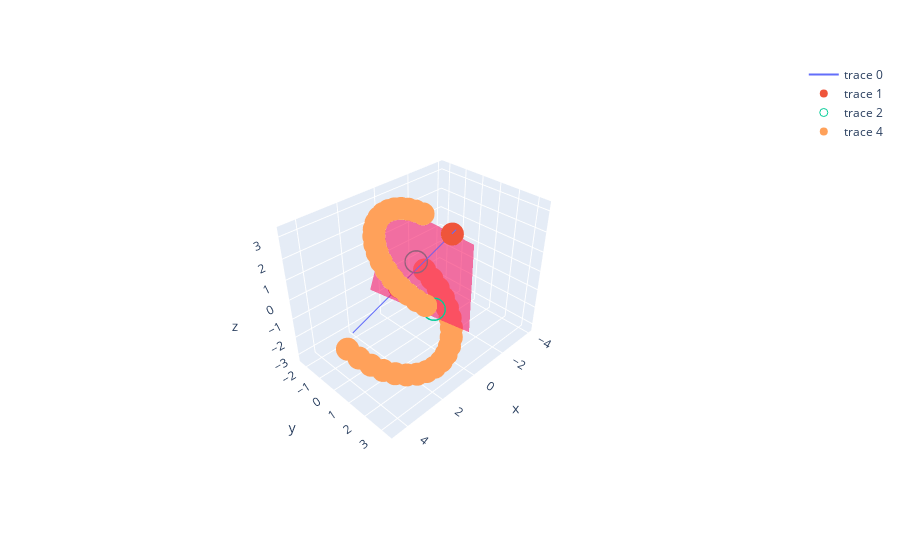

The notebook cell saved with this chart:
### Markdown cell above
#### Applying Rotation to Point Pair

### Code cell
E = translate(edual(n),x1)

ϕ = π/4
R = exp(-E * ϕ/10)

R*x1*inv(R) ≈ x1
R*x2*inv(R) ≈ x2


p_q = p ∧ q
rotated_pairs = []
for i in 1:20
    p_q = R* p_q *inv(R)
    Rp, Rq = extractpairpoints(p_q)
    push!(rotated_pairs,[Rp,Rq]...)
end

p5 = plotpoint(rotated_pairs)

p = plot([p2,p1, p3, p4,p5])

### Figure 1 — Plotly figure (JSON) as saved in the notebook; plotly's stock layout.template omitted (floating-point values rounded to 4 significant figures)
{"data": [{"mode": "lines", "type": "scatter3d", "x": [-0.06904, 2.069], "y": [2.138, -2.138], "z": [3.207, -3.207]}, {"mode": "markers", "type": "scatter3d", "x": [1, 0], "y": [0, 2], "z": [0, 3]}, {"marker": {"symbol": "circle-open"}, "mode": "markers", "type": "scatter3d", "x": [-2.0, 2], "y": [-2.0, 3.0], "z": [-1.0, 1]}, {"color": "rgba(244,22,100,0.6)", "type": "mesh3d", "x": [3.447, 0.3042, 0.5899, -3.982, -0.8387, -1.124], "y": [1.106, 3.392, -1.18, -0.03691, -2.323, 2.249], "z": [1.659, -0.9125, 2.23, -0.05536, 2.516, -0.6268]}, {"mode": "markers", "type": "scatter3d", "x": [-2.127, 2.273, -2.17, 2.501, -2.127, 2.678, -2.001, 2.8, -1.794, 2.863, -1.51, 2.866, -1.158, 2.809, -0.7463, 2.693, -0.2842, 2.522, 0.2167, 2.299, 0.7438, 2.031, 1.284, 1.722, 1.825, 1.382, 2.352, 1.018, 2.853, 0.6403, 3.316, 0.2569, 3.728, -0.1222, 4.08, -0.4878, 4.364, -0.8308, 4.571, -1.143], "y": [-1.564, 2.81, -1.104, 2.579, -0.631, 2.312, -0.1562, 2.017, 0.3082, 1.7, 0.7511, 1.37, 1.161, 1.033, 1.529, 0.7, 1.845, 0.3775, 2.101, 0.07381, 2.292, -0.2035, 2.412, -0.4478, 2.458, -0.6528, 2.43, -0.8136, 2.329, -0.9263, 2.155, -0.988, 1.915, -0.9972, 1.613, -0.9537, 1.258, -0.8587, 0.8571, -0.7143], "z": [-1.333, 1.218, -1.654, 1.448, -1.955, 1.685, -2.229, 1.922, -2.47, 2.154, -2.671, 2.376, -2.827, 2.581, -2.935, 2.764, -2.991, 2.922, -2.995, 3.051, -2.947, 3.146, -2.846, 3.206, -2.697, 3.229, -2.503, 3.215, -2.268, 3.164, -1.998, 3.078, -1.701, 2.957, -1.382, 2.807, -1.051, 2.629, -0.7143, 2.429]}], "layout": {"autosize": true, "margin": {"b": 50, "l": 50, "r": 50, "t": 60}, "scene": {"aspectmode": "auto", "aspectratio": {"x": 1.258, "y": 0.8402, "z": 0.9464}, "camera": {"center": {"x": 0, "y": 0, "z": 0}, "eye": {"x": 1.856, "y": 1.856, "z": 1.856}, "projection": {"type": "perspective"}, "up": {"x": 0, "y": 0, "z": 1}}}}}
